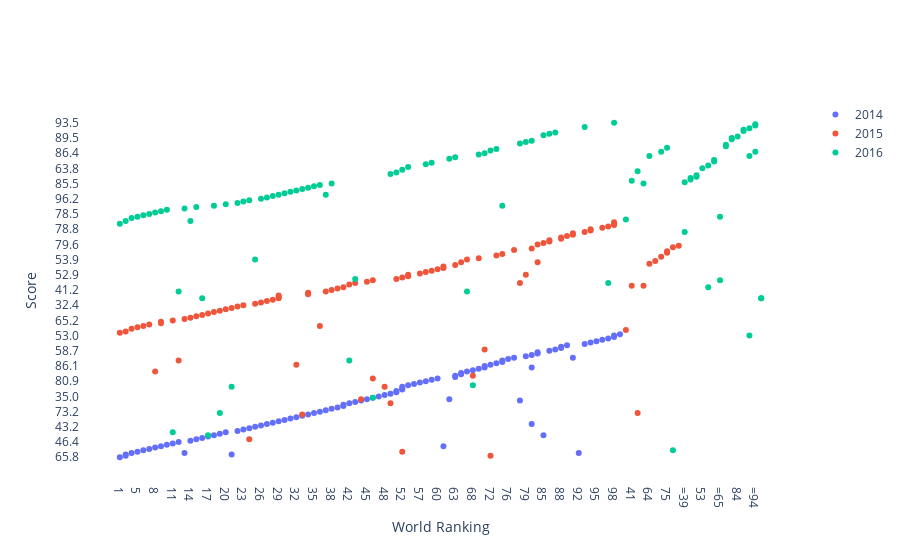

Here is the notebook cell this chart was saved with:
### Code cell
fig = go.Figure()

trace_2014 = go.Scatter(
    x = df_2014['world_rank'],
    y = df_2014['international'],
    mode = 'markers',
    name='2014'
)
fig.add_trace(trace_2014)

trace_2015 = go.Scatter(
    x = df_2015['world_rank'],
    y = df_2015['international'],
    mode = 'markers',
    name='2015'
)
fig.add_trace(trace_2015)

trace_2016 = go.Scatter(
    x = df_2016['world_rank'],
    y = df_2016['international'],
    mode = 'markers',
    name='2016'
)
fig.add_trace(trace_2016)

fig.update_layout(
    xaxis=dict(showgrid=False, title='World Ranking'),
    yaxis=dict(showgrid=False, title='Score'),
#     paper_bgcolor='rgba(0.0.0.0)',
    plot_bgcolor ='rgba(0,0,0,0)'
)

fig.show()

### Figure 1 — Plotly figure (JSON) as saved in the notebook; plotly's stock layout.template omitted (floating-point values rounded to 4 significant figures)
{"data": [{"mode": "markers", "name": "2014", "type": "scatter", "x": ["1", "2", "2", "4", "5", "6", "7", "8", "9", "10", "11", "12", "13", "14", "15", "16", "17", "18", "19", "20", "21", "22", "23", "24", "25", "26", "27", "28", "29", "30", "31", "32", "33", "34", "35", "36", "37", "38", "39", "40", "40", "42", "43", "44", "45", "46", "47", "48", "49", "50", "50", "52", "52", "52", "55", "56", "57", "58", "59", "60", "61", "62", "63", "63", "65", "65", "67", "68", "69", "70", "70", "72", "73", "74", "74", "76", "77", "78", "79", "80", "80", "80", "83", "83", "85", "86", "87", "88", "88", "90", "91", "92", "93", "94", "95", "96", "97", "98", "98", "100"], "y": ["65.8", "66.2", "90.2", "68.0", "82.0", "59.6", "86.7", "57.3", "58.6", "91.8", "57.6", "46.4", "68.0", "96.7", "59.3", "40.6", "50.0", "49.5", "55.6", "70.0", "90.2", "34.4", "29.6", "58.1", "43.2", "94.3", "42.4", "67.8", "41.1", "32.3", "84.2", "81.7", "61.8", "81.3", "77.8", "73.2", "98.2", "86.0", "81.5", "41.8", "35.6", "44.6", "80.3", "29.4", "60.6", "31.7", "35.0", "91.4", "33.7", "44.2", "42.6", "37.7", "27.5", "53.7", "56.3", "34.3", "77.0", "80.9", "48.1", "33.8", "58.6", "60.6", "79.7", "51.5", "67.7", "67.1", "58.5", "61.3", "74.2", "43.4", "86.1", "84.8", "66.6", "91.1", "49.2", "91.0", "78.3", "29.4", "75.0", "76.8", "42.4", "43.4", "52.6", "58.3", "49.5", "58.7", "63.1", "35.4", "28.6", "47.5", "78.3", "68.0", "36.4", "54.4", "50.7", "65.5", "40.5", "89.1", "53.0", "51.3"]}, {"mode": "markers", "name": "2015", "type": "scatter", "x": ["1", "2", "3", "4", "5", "6", "7", "8", "9", "9", "11", "12", "13", "14", "15", "16", "17", "18", "19", "20", "21", "22", "23", "24", "25", "26", "27", "28", "29", "29", "29", "32", "33", "34", "34", "36", "37", "38", "39", "40", "41", "42", "43", "44", "45", "46", "46", "48", "49", "50", "51", "52", "52", "54", "55", "55", "57", "58", "59", "60", "61", "61", "63", "64", "65", "66", "67", "68", "69", "70", "71", "72", "73", "74", "75", "75", "77", "78", "79", "80", "81", "82", "83", "83", "85", "86", "86", "88", "88", "90", "91", "91", "93", "94", "94", "96", "97", "98", "98", "98"], "y": ["67.0", "67.6", "90.7", "69.0", "87.8", "84.3", "61.2", "58.5", "92.7", "59.8", "65.2", "49.2", "96.6", "68.3", "59.7", "43.8", "49.8", "50.5", "59.0", "71.2", "36.7", "90.6", "32.4", "59.3", "94.9", "47.9", "68.9", "33.1", "56.4", "43.9", "33.6", "84.8", "81.3", "87.4", "98.8", "84.3", "64.3", "41.2", "79.0", "87.0", "37.0", "46.5", "81.9", "60.6", "91.3", "33.8", "35.3", "53.7", "44.6", "30.3", "77.8", "34.9", "82.0", "37.0", "62.3", "52.9", "47.8", "37.4", "29.0", "83.6", "92.5", "94.5", "50.1", "59.5", "80.4", "36.0", "53.9", "51.5", "70.8", "63.1", "77.9", "66.2", "78.7", "76.6", "91.2", "42.7", "60.5", "81.9", "52.9", "55.7", "56.6", "55.0", "80.4", "79.6", "38.7", "38.8", "51.4", "51.1", "56.1", "49.1", "40.3", "32.2", "42.9", "69.4", "78.8", "28.3", "39.1", "53.2", "64.0", "57.5"]}, {"mode": "markers", "name": "2016", "type": "scatter", "x": ["1", "2", "3", "4", "5", "6", "7", "8", "9", "10", "11", "12", "13", "14", "15", "16", "17", "18", "19", "20", "21", "22", "23", "24", "25", "26", "27", "28", "29", "30", "31", "32", "33", "34", "35", "36", "37", "38", "=39", "=39", "41", "42", "43", "=44", "=44", "46", "=47", "=47", "49", "50", "51", "52", "53", "54", "55", "=56", "=56", "58", "59", "=60", "=60", "62", "63", "64", "=65", "=65", "67", "68", "69", "70", "71", "72", "73", "74", "75", "=76", "=76", "78", "79", "80", "81", "=82", "=82", "84", "85", "86", "87", "=88", "=88", "=90", "=90", "=90", "93", "=94", "=94", "=94", "97", "98", "=99", "=99"], "y": ["64.0", "94.4", "76.3", "91.5", "84.0", "77.2", "78.5", "96.0", "97.9", "65.0", "70.0", "64.3", "61.9", "94.4", "73.5", "56.4", "49.5", "63.9", "77.8", "56.5", "53.7", "57.1", "93.6", "89.8", "53.9", "96.2", "93.8", "73.1", "62.8", "49.3", "98.6", "51.2", "87.1", "90.5", "68.6", "45.8", "62.8", "85.5", "42.9", "61.5", "71.5", "49.2", "30.3", "58.4", "99.5", "31.7", "39.5", "70.3", "62.6", "33.0", "57.8", "93.3", "63.8", "85.5", "94.6", "87.0", "84.4", "66.5", "80.5", "89.3", "44.9", "55.8", "39.0", "51.0", "84.0", "35.3", "64.3", "56.3", "82.4", "86.4", "76.1", "69.2", "87.6", "63.9", "40.8", "85.8", "51.8", "58.2", "33.9", "90.3", "59.6", "83.3", "89.5", "60.3", "30.9", "92.3", "29.1", "26.1", "95.5", "51.0", "74.1", "53.0", "87.3", "63.6", "52.7", "76.1", "81.9", "93.5", "56.4", "56.4"]}], "layout": {"plot_bgcolor": "rgba(0,0,0,0)", "xaxis": {"showgrid": false, "title": {"text": "World Ranking"}}, "yaxis": {"showgrid": false, "title": {"text": "Score"}}}}
